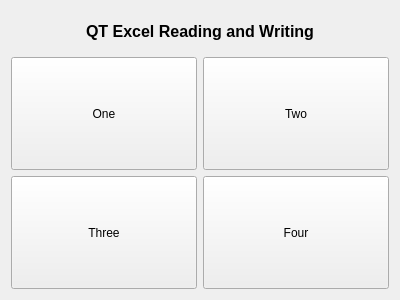
<?xml version="1.0" encoding="UTF-8"?>
<ui version="4.0">
 <class>MiscellaneousExcelReadWrite</class>
 <widget class="QWidget" name="MiscellaneousExcelReadWrite">
  <property name="geometry">
   <rect>
    <x>0</x>
    <y>0</y>
    <width>400</width>
    <height>300</height>
   </rect>
  </property>
  <property name="windowTitle">
   <string>MiscellaneousExcelReadWrite</string>
  </property>
  <layout class="QVBoxLayout" name="verticalLayout">
   <item>
    <layout class="QHBoxLayout" name="horizontalLayout">
     <item>
      <widget class="QLabel" name="lbTitle">
       <property name="minimumSize">
        <size>
         <width>0</width>
         <height>40</height>
        </size>
       </property>
       <property name="font">
        <font>
         <pointsize>12</pointsize>
         <weight>75</weight>
         <bold>true</bold>
        </font>
       </property>
       <property name="text">
        <string>QT Excel Reading and Writing</string>
       </property>
       <property name="alignment">
        <set>Qt::AlignCenter</set>
       </property>
      </widget>
     </item>
    </layout>
   </item>
   <item>
    <layout class="QGridLayout" name="gridLayout">
     <item row="0" column="0">
      <widget class="QPushButton" name="btnOne">
       <property name="sizePolicy">
        <sizepolicy hsizetype="Expanding" vsizetype="Expanding">
         <horstretch>0</horstretch>
         <verstretch>0</verstretch>
        </sizepolicy>
       </property>
       <property name="text">
        <string>One</string>
       </property>
      </widget>
     </item>
     <item row="0" column="1">
      <widget class="QPushButton" name="btnTwo">
       <property name="sizePolicy">
        <sizepolicy hsizetype="Expanding" vsizetype="Expanding">
         <horstretch>0</horstretch>
         <verstretch>0</verstretch>
        </sizepolicy>
       </property>
       <property name="text">
        <string>Two</string>
       </property>
      </widget>
     </item>
     <item row="1" column="0">
      <widget class="QPushButton" name="btnThree">
       <property name="sizePolicy">
        <sizepolicy hsizetype="Expanding" vsizetype="Expanding">
         <horstretch>0</horstretch>
         <verstretch>0</verstretch>
        </sizepolicy>
       </property>
       <property name="text">
        <string>Three</string>
       </property>
      </widget>
     </item>
     <item row="1" column="1">
      <widget class="QPushButton" name="btnFour">
       <property name="sizePolicy">
        <sizepolicy hsizetype="Expanding" vsizetype="Expanding">
         <horstretch>0</horstretch>
         <verstretch>0</verstretch>
        </sizepolicy>
       </property>
       <property name="text">
        <string>Four</string>
       </property>
      </widget>
     </item>
    </layout>
   </item>
  </layout>
 </widget>
 <layoutdefault spacing="6" margin="11"/>
 <resources/>
 <connections/>
</ui>
